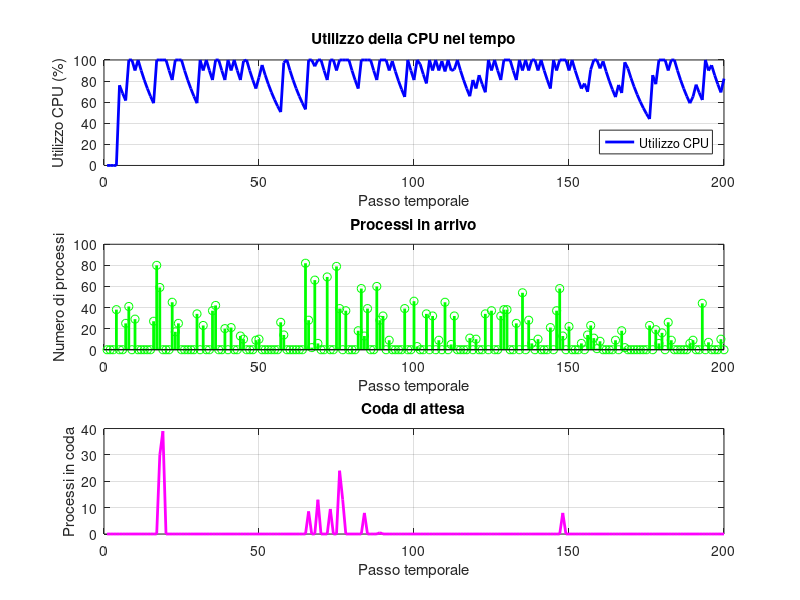
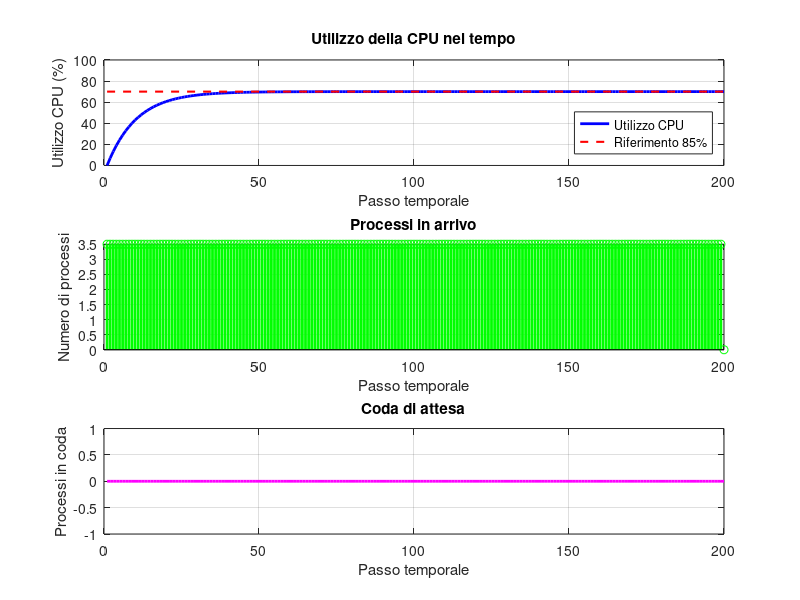

Write MATLAB code to recreate these figures, in order.
%% Problema diretto

% Parametri del sistema
a = 0.9;  % Coefficiente di "persistenza" dei processi (0 < a < 1)
b = 2;    % Impatto di ogni nuovo processo sull'utilizzo della CPU

% Condizioni iniziali e numero di passi temporali
y0 = 0;   % Utilizzo iniziale della CPU (%)
N = 200;   % Numero di passi temporali da simulare
yref = 70;  % Riferimento desiderato per l'utilizzo della CPU (%)

% Inizializzazione degli array
y = zeros(1, N);  % Utilizzo della CPU
u = zeros(1, N);  % Processi in arrivo
q = zeros(1, N);  % Coda di attesa
y(1) = y0;
q(1) = 0;

% Impostazione del seed per la ripetibilità
seed = 42;  % Puoi cambiare questo valore per ottenere sequenze diverse ma ripetibili
rng(seed);

% Simulazione del sistema
for k = 1:N-1
    % Generazione di processi in arrivo 
    u(k) = round(randn() * 30);
    u(k) = max(0, u(k));
    % u(k) = 10;
    
    % Calcolo dei processi elaborati
    % p_elaborati = min(round((100 - y(k)) / b), q(k) + u(k));
    p_elaborati = min((100 - y(k) / b), q(k) + u(k));
    
    % Aggiornamento della coda di attesa
    q(k+1) = q(k) + u(k) - p_elaborati;
    
    % Aggiornamento dell'utilizzo della CPU
    y(k+1) = min(100, a*y(k) + b*p_elaborati);
end

% Visualizzazione dei risultati
figure;
subplot(3,1,1);
plot(1:N, y, 'b-', 'LineWidth', 2);
hold on;
title('Utilizzo della CPU nel tempo');
xlabel('Passo temporale');
ylabel('Utilizzo CPU (%)');
ylim([0 100]);
legend('Utilizzo CPU','Location', 'southeast');
grid on;

subplot(3,1,2);
stem(1:N, u, 'g-', 'LineWidth', 2);
title('Processi in arrivo');
xlabel('Passo temporale');
ylabel('Numero di processi');
grid on;

subplot(3,1,3);
plot(1:N, q, 'm-', 'LineWidth', 2);
title('Coda di attesa');
xlabel('Passo temporale');
ylabel('Processi in coda');
grid on;

% Calcolo statistiche
media_utilizzo = mean(y(50:end));
media_coda = mean(q(50:end));

fprintf('Parametri del sistema:\n');
fprintf('a (persistenza dei processi): %.2f\n', a);
fprintf('b (impatto di ogni nuovo processo): %.2f\n', b);
fprintf('\nRisultati della simulazione:\n');
fprintf('Utilizzo medio della CPU (dopo il transitorio): %.2f%%\n', media_utilizzo);
fprintf('Lunghezza media della coda di attesa (dopo il transitorio): %.2f processi\n', media_coda);

%% problema inverso

% Parametri del sistema
a = 0.9;  % Coefficiente di "persistenza" dei processi (0 < a < 1)
b = 2;    % Impatto di ogni nuovo processo sull'utilizzo della CPU

% Condizioni iniziali e numero di passi temporali
y0 = 0;   % Utilizzo iniziale della CPU (%)
N = 200;   % Numero di passi temporali da simulare
yref = 70;  % Riferimento desiderato per l'utilizzo della CPU (%)

% Inizializzazione degli array
y = zeros(1, N);  % Utilizzo della CPU
u = zeros(1, N);  % Processi in arrivo
q = zeros(1, N);  % Coda di attesa
y(1) = y0;
q(1) = 0;

% Calcolo del numero di processi elaborabili per mantenere l'utilizzo desideratoy
u_steady = (yref * (1 - a)) / b;


% Impostazione del seed per la ripetibilità
seed = 42;  % Puoi cambiare questo valore per ottenere sequenze diverse ma ripetibili
rng(seed);

% Simulazione del sistema
for k = 1:N-1
    % Generazione di processi in arrivo (con variabilità)
    % u(k) = round(p_steady + randn() * 2);
    % u(k) = max(0, u(k));
    u(k) = u_steady ;
    
    % Calcolo dei processi elaborati
    % p_elaborati = min(round((100 - y(k)) / b), q(k) + u(k));
    p_elaborati = min((100 - y(k) / b), q(k) + u(k));
    
    % Aggiornamento della coda di attesa
    q(k+1) = q(k) + u(k) - p_elaborati;
    
    % Aggiornamento dell'utilizzo della CPU
    y(k+1) = min(100, a*y(k) + b*p_elaborati);
end

% Visualizzazione dei risultati
figure;
subplot(3,1,1);
plot(1:N, y, 'b-', 'LineWidth', 2);
hold on;
plot([1 N], [yref yref], 'r--', 'LineWidth', 1.5);
title('Utilizzo della CPU nel tempo');
xlabel('Passo temporale');
ylabel('Utilizzo CPU (%)');
ylim([0 100]);
legend('Utilizzo CPU', 'Riferimento 85%', 'Location', 'southeast');
grid on;

subplot(3,1,2);
stem(1:N, u, 'g-', 'LineWidth', 2);
title('Processi in arrivo');
xlabel('Passo temporale');
ylabel('Numero di processi');
grid on;

subplot(3,1,3);
plot(1:N, q, 'm-', 'LineWidth', 2);
title('Coda di attesa');
xlabel('Passo temporale');
ylabel('Processi in coda');
grid on;

% Calcolo statistiche
media_utilizzo = mean(y(50:end));
media_coda = mean(q(50:end));
percentuale_intorno_85 = sum(abs(y(50:end) - yref) <= 2) / (N-49) * 100;

fprintf('Parametri del sistema:\n');
fprintf('a (persistenza dei processi): %.2f\n', a);
fprintf('b (impatto di ogni nuovo processo): %.2f\n', b);
fprintf('Riferimento desiderato: %.2f%%\n', yref);
fprintf('\nRisultati della simulazione:\n');
fprintf('Utilizzo medio della CPU (dopo il transitorio): %.2f%%\n', media_utilizzo);
fprintf('Lunghezza media della coda di attesa (dopo il transitorio): %.2f processi\n', media_coda);
fprintf('Percentuale del tempo entro ±2%% dal riferimento (dopo il transitorio): %.2f%%\n', percentuale_intorno_85);
